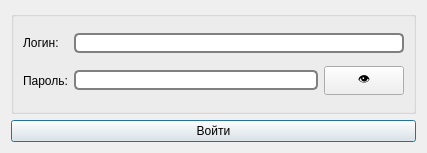
<?xml version="1.0" encoding="UTF-8"?>
<ui version="4.0">
 <class>LoginWindow</class>
 <widget class="QDialog" name="LoginWindow">
  <property name="geometry">
   <rect>
    <x>0</x>
    <y>0</y>
    <width>427</width>
    <height>153</height>
   </rect>
  </property>
  <property name="focusPolicy">
   <enum>Qt::TabFocus</enum>
  </property>
  <property name="windowTitle">
   <string>Dialog</string>
  </property>
  <layout class="QVBoxLayout" name="verticalLayout">
   <item>
    <widget class="QGroupBox" name="groupBox">
     <property name="focusPolicy">
      <enum>Qt::NoFocus</enum>
     </property>
     <property name="title">
      <string/>
     </property>
     <layout class="QGridLayout" name="gridLayout">
      <item row="0" column="0">
       <widget class="QLabel" name="login_label">
        <property name="text">
         <string>Логин:</string>
        </property>
       </widget>
      </item>
      <item row="1" column="0">
       <widget class="QLabel" name="pass_label">
        <property name="text">
         <string>Пароль:</string>
        </property>
       </widget>
      </item>
      <item row="1" column="1">
       <widget class="QLineEdit" name="pass_lineedit">
        <property name="focusPolicy">
         <enum>Qt::StrongFocus</enum>
        </property>
        <property name="styleSheet">
         <string notr="true">border: 2px solid gray;
border-radius: 5px;
backgroung-color: white;</string>
        </property>
        <property name="echoMode">
         <enum>QLineEdit::Password</enum>
        </property>
       </widget>
      </item>
      <item row="1" column="2">
       <widget class="QPushButton" name="show_pass_button">
        <property name="focusPolicy">
         <enum>Qt::TabFocus</enum>
        </property>
        <property name="text">
         <string>👁</string>
        </property>
       </widget>
      </item>
      <item row="0" column="1" colspan="2">
       <widget class="QLineEdit" name="login_lineedit">
        <property name="focusPolicy">
         <enum>Qt::StrongFocus</enum>
        </property>
        <property name="styleSheet">
         <string notr="true">border: 2px solid gray;
border-radius: 5px;
backgroung-color: white;</string>
        </property>
       </widget>
      </item>
     </layout>
    </widget>
   </item>
   <item>
    <widget class="QPushButton" name="log_in_button">
     <property name="focusPolicy">
      <enum>Qt::TabFocus</enum>
     </property>
     <property name="text">
      <string>Войти</string>
     </property>
     <property name="default">
      <bool>true</bool>
     </property>
    </widget>
   </item>
  </layout>
 </widget>
 <tabstops>
  <tabstop>login_lineedit</tabstop>
  <tabstop>pass_lineedit</tabstop>
  <tabstop>show_pass_button</tabstop>
  <tabstop>log_in_button</tabstop>
 </tabstops>
 <resources/>
 <connections/>
</ui>
